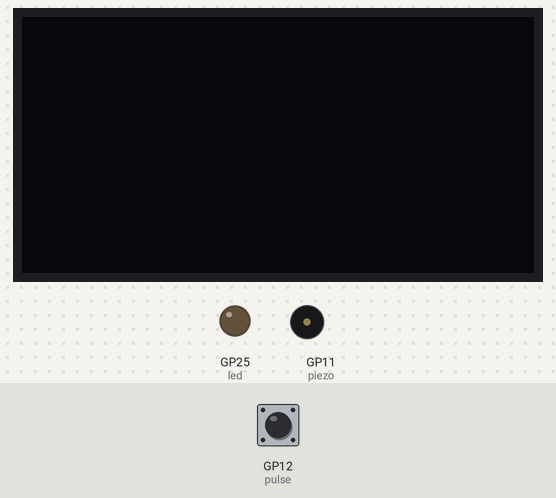
This program was run on a simulated Raspberry Pi Pico running MicroPython. On the bench: 128×64 one-colour display, output pins drawn as LEDs (lit = HIGH), buzzer (waves = sounding). The inputs (shaded band) are chosen by the test bench; at power-on: GP12 (pulse) LOW. The clock reads 2024-03-15 10:24:30 at power-on unless the program sets it; library files of the repository ran but are not shown: ssd1306.py; what the program prints to the serial console is not drawn.

Above: at 1.5 s.
1.6 s: GP12 (pulse) pulled HIGH for 0.15 s
At 2.5 s:
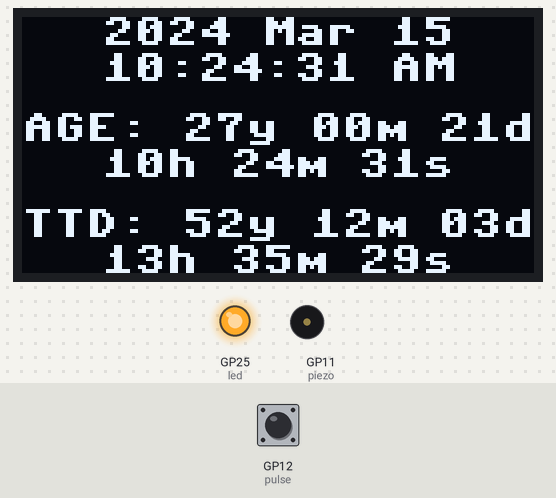
3.2 s: GP12 (pulse) pulled HIGH for 1 s
At 3.6 s:
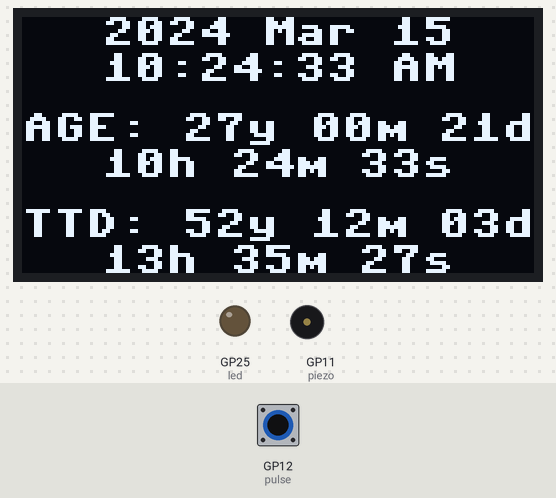
5.7 s: GP12 (pulse) pulled HIGH for 0.15 s
At 6.7 s:
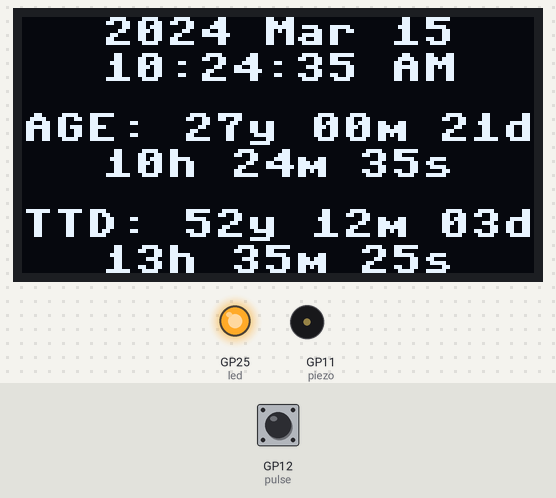
7.3 s: GP12 (pulse) pulled HIGH for 1 s
At 7.7 s:
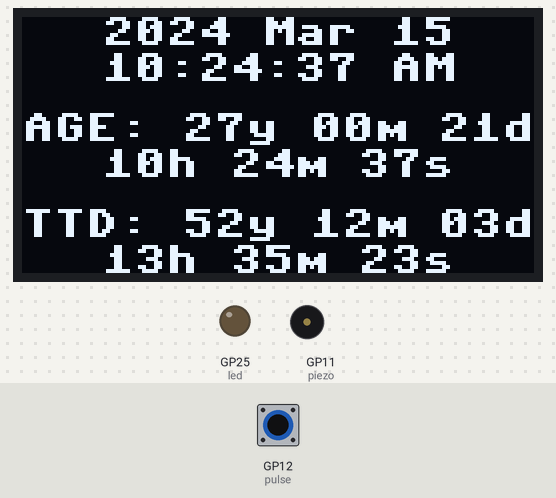
Timing chart, 0 to 10.3 s (numbered marks = the images above; inputs shaded):
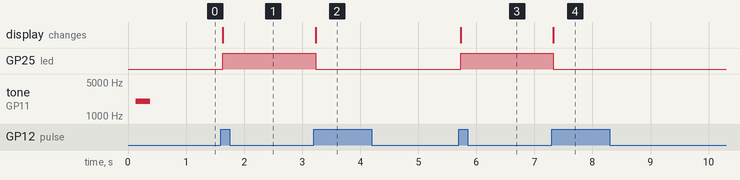

The program:

02_Clock.py
```python
"""***********************************************************
PROGRAM NAME:   main.py
PROGRAMMER:     M. STRIDE, 2025 11 28
DESCRIPTION:    Firmware for clock PCB.
TODO:           Note clock is free run updates not based on RTC SQWV
BUGS:
***********************************************************"""
#---------------------------LIBS-----------------------------------
import machine
import utime
import time
import ssd1306 #save ssd1306 lib to pico first

from machine import ADC, Pin, Timer, PWM
from utime import sleep

#---------------------------SETUP-----------------------------------
#PINS
sensor_RP2040_die_temp = machine.ADC(4)
led = Pin(25, Pin.OUT)
ldr = ADC(Pin(26))
oled_rst = machine.Pin(15, machine.Pin.OUT)
button_SW4 = machine.Pin(1, machine.Pin.IN)
button_SW5 = machine.Pin(0, machine.Pin.IN)
piezo = PWM(Pin(11))
piezo.duty_u16(0)
# GPIO12 input for 1Hz pulse
pulse = machine.Pin(12, machine.Pin.IN)

#I2C
i2c0 = machine.I2C(0, sda=machine.Pin(16), scl=machine.Pin(17), freq=400000)
oled = ssd1306.SSD1306_I2C(width=128, height=64, i2c=i2c0, addr=0x3C)
DS1307_ADDR = 0x68

#GLOBAL VARS
adc_conversion_factor = 3.3 / (65535)
BIRTH_YEAR, BIRTH_MONTH, BIRTH_DAY = 1997, 3, 1  # Replace with your birthday
LIFE_EXPECTANCY=80  #Look up

# debounce timers
last_sw4 = 0
last_sw5 = 0
DEBOUNCE_MS = 200   # ignore presses within 200 ms
RTC=False
MONTHS = ("Jan", "Feb", "Mar", "Apr", "May", "Jun",
    "Jul", "Aug", "Sep", "Oct", "Nov", "Dec")


#---------------------------FUNCTIONS-----------------------------------
def read_temp():
    data = sensor_RP2040_die_temp.read_u16() * adc_conversion_factor
    # Typically, Vbe = 0.706V @ 27°C, with a slope of -1.721mV (0.001721) per degree.
    RP2040_die_temp = 27 - (data - 0.706)/0.001721
    return RP2040_die_temp

# --- Function: short beep ---
def beep(duration_ms=250, freq=2000, duty=500):
    piezo.freq(freq)
    piezo.duty_u16(duty)
    utime.sleep_ms(duration_ms)
    piezo.duty_u16(0)

def oled_setup():
    oled_rst.low()
    utime.sleep(0.1)
    oled_rst.high()
    utime.sleep(0.1)

def oled_text_center(text, y):
    # Calculate start x to center text
    x = (128 - len(text) * 8) // 2
    oled.text(text, x, y)

def refresh_oled():
    #oled_pixel_check()
    oled.fill(0)   #clears screen
    #oled_text_center("---Clock PCB---", 0)
    #oled.text(f"RP2040 Die:{read_temp():.1f}C", 0, 9*1)
    #volt, light_class = read_LDR()
    #oled.text(f"LDR:{volt:.2f}V, {light_class}", 0, 9*2)
    if RTC:
        year, month, day, hour, minute, second, hour_12, ampm = read_time()
        month_str = MONTHS[month-1]           # Convert month number to 3-letter abbreviation
        oled_text_center(f"{year} {month_str} {day:02}", 0)
        oled_text_center(f"{hour_12:02}:{minute:02}:{second:02} {ampm}", 9*1)    #:02 pads leading zeros to ensure 2 dig

        spacing = 6
        # ---- Age display middle two lines ----
        d1, d2 = age_countup(BIRTH_YEAR, BIRTH_MONTH, BIRTH_DAY)
        oled_text_center(f"AGE: {d1}", spacing+(9*2))   # Age in years, months, days
        oled_text_center(d2, spacing+(9*3))   # Age in hours, minutes, seconds

        # ---- Death clock bottom two lines ----
        d1, d2 = death_countdown(year, month, day, hour, minute, second)
        oled_text_center(f"TTD:{d1}", 2*spacing+(9*4))   # Years and days
        oled_text_center(d2, 2*spacing+(9*5))   # Hours, minutes, seconds
    else:
        oled.text(f"No RTC", 0, 30)
    oled.show()

# Timer callback toggles LED
def toggle_led():
    led.value(not led.value())

def oled_off():
    oled.fill(0)
    oled.show()
    oled_rst.low()

def read_LDR():
    raw = ldr.read_u16()                     # 0–65535
    voltage = (raw / 65535) * 3.3           # convert to voltage
      # Determine light class
    if voltage >= 2.8:
        light_class = "Flash"
    elif 2.5 <= voltage < 2.8:
        light_class = "Hi"
    elif 2.0 <= voltage < 2.5:
        light_class = "Light"
    elif 1.4 <= voltage < 2.0:
        light_class = "Dim"
    elif 0.1 <= voltage < 1.4:
        light_class = "Dark"
    else:
        light_class = "NoLDR"
    return voltage, light_class

def button_SW4_pressed(pin):   #ISR
    global last_sw4
    now = utime.ticks_ms()
    if utime.ticks_diff(now, last_sw4) > DEBOUNCE_MS:
        print("SW4 Pressed!")
        beep()  # quarter second beep, care function has wait and blocks, better to set a flah=g
        #one shot timer would also be better
        last_sw4 = now

def button_SW5_pressed(pin):   #ISR, no SW deboucing
    print("SW5 Pressed!")

#RTC Code
def bcd2dec(val):
    return (val // 16) * 10 + (val % 16)

def to_12h(hour):
    if hour == 0: return 12, "AM"
    if hour < 12: return hour, "AM"
    if hour == 12: return 12, "PM"
    return hour - 12, "PM"

def read_time():
    data = i2c0.readfrom_mem(DS1307_ADDR, 0x00, 7)
    second = bcd2dec(data[0] & 0x7F)
    minute = bcd2dec(data[1])
    hour   = bcd2dec(data[2])
    day    = bcd2dec(data[4])
    month  = bcd2dec(data[5])
    year   = bcd2dec(data[6]) + 2000

    hour_12, ampm = to_12h(hour)

    return (year, month, day, hour, minute, second, hour_12, ampm)

def RTC_FUNCTIONAL():
    global RTC
    if DS1307_ADDR in i2c0.scan():
        print("DS1307 RTC detected!")
        RTC=True
    else:
        print("DS1307 RTC not found!")
        RTC=False

def age_countup(birth_year, birth_month, birth_day, birth_hour=0, birth_minute=0, birth_second=0):
    # Get current time from RTC
    year, month, day, hour, minute, second, _, _ = read_time()

    # Convert birth and now into seconds since epoch
    now_secs = utime.mktime((year, month, day, hour, minute, second, 0, 0))
    birth_secs = utime.mktime((birth_year, birth_month, birth_day, birth_hour, birth_minute, birth_second, 0, 0))

    diff = now_secs - birth_secs
    if diff < 0:
        return ("NOT BORN", "")

    total_days = diff // 86400
    years = total_days // 365
    days_remaining = total_days % 365
    months = days_remaining // 30          # Approximate month length
    days = days_remaining % 30
    hours = (diff % 86400) // 3600
    minutes = (diff % 3600) // 60
    seconds = diff % 60

    line1 = f"{years:02}y {months:02}m {days:02}d"
    line2 = f"{hours:02}h {minutes:02}m {seconds:02}s"
    return line1, line2

def death_countdown(year, month, day, hour, minute, second):
    death_year, death_month, death_day = BIRTH_YEAR+LIFE_EXPECTANCY, BIRTH_MONTH, BIRTH_DAY

    now = utime.mktime((year, month, day, hour, minute, second, 0, 0))
    target = utime.mktime((death_year, death_month, death_day, 0, 0, 0, 0, 0))
    diff = target - now  # seconds until death (can be negative)

    total_seconds = abs(diff)

    years = total_seconds // (365 * 86400)
    remaining_seconds = total_seconds % (365 * 86400)

    months = remaining_seconds // (30 * 86400)
    remaining_seconds %= (30 * 86400)

    days = remaining_seconds // 86400
    remaining_seconds %= 86400

    hours = remaining_seconds // 3600
    remaining_seconds %= 3600

    minutes = remaining_seconds // 60
    seconds = remaining_seconds % 60

    # Only prefix years with negative if diff < 0
    if diff < 0:
        years = -years
        line1 = f"-{years:02}y {months:02}m {days:02}d"
    else:
        line1 = f" {years:02}y {months:02}m {days:02}d"
    line2 = f"{hours:02}h {minutes:02}m {seconds:02}s"
    return line1, line2


#---------------------------MAIN-----------------------------------
def main():
    #utime.sleep(0.5)   #wait for serial terminal
    #print("Clock PCB SW")
    RTC_FUNCTIONAL()

    # Create timer, period = 1000 ms (1 second)
    #timer = Timer()
    #timer.init(period=1000, mode=Timer.PERIODIC, callback=toggle_led)
    #timer1 = Timer()
    #timer1.init(period=500, mode=Timer.PERIODIC, callback=refresh_oled)
    # Setup IRQ buttons
    #button_SW4.irq(trigger=machine.Pin.IRQ_FALLING,  handler=button_SW4_pressed)
    #button_SW5.irq(trigger=machine.Pin.IRQ_FALLING,  handler=button_SW5_pressed)
    #ADD RGB,
    #Add up button plays buzzer and says on screen
    #down increments counter on screen


    utime.sleep(0.1) #run for X seconds
    beep()
    piezo.duty_u16(0)

    last_state=0
    while True:
        state = pulse.value()
        if state == 1 and last_state == 0:  # rising edge
            refresh_oled()
            toggle_led()
        last_state = state
        utime.sleep_ms(10)

if __name__ == "__main__":
    main()
#------------------------------------------------------------------
```

Measured:
- after the input at 1.6 s, GP25 (led): LOW → HIGH at once; the display: changes at once (image 1)
- after the input at 3.2 s, GP25 (led): HIGH → LOW at once; the display: changes at once (image 2)
- after the input at 5.7 s, GP25 (led): LOW → HIGH at once; the display: changes at once (image 3)
- after the input at 7.3 s, GP25 (led): HIGH → LOW at once; the display: changes at once (image 4)
